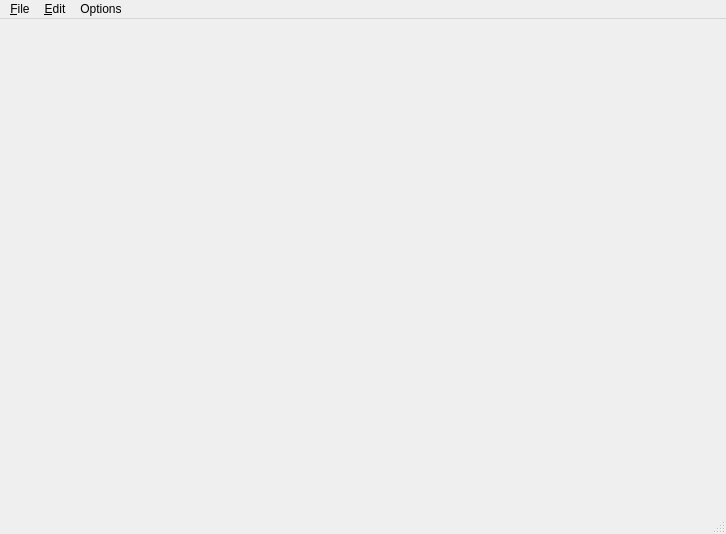
<?xml version="1.0" encoding="UTF-8"?>
<ui version="4.0">
 <class>MainWindow</class>
 <widget class="QMainWindow" name="MainWindow">
  <property name="geometry">
   <rect>
    <x>0</x>
    <y>0</y>
    <width>726</width>
    <height>534</height>
   </rect>
  </property>
  <property name="windowTitle">
   <string>MainWindow</string>
  </property>
  <widget class="QWidget" name="centralWidget">
   <layout class="QHBoxLayout" name="horizontalLayout">
    <property name="spacing">
     <number>0</number>
    </property>
    <property name="margin">
     <number>0</number>
    </property>
    <item>
     <widget class="Viewport" name="viewport" native="true"/>
    </item>
   </layout>
  </widget>
  <widget class="QMenuBar" name="menuBar">
   <property name="geometry">
    <rect>
     <x>0</x>
     <y>0</y>
     <width>726</width>
     <height>22</height>
    </rect>
   </property>
   <widget class="QMenu" name="menuFile">
    <property name="title">
     <string>&amp;File</string>
    </property>
    <addaction name="actionNewScene"/>
    <addaction name="actionSave"/>
    <addaction name="actionSaveAs"/>
    <addaction name="actionOpen"/>
    <addaction name="actionExit"/>
   </widget>
   <widget class="QMenu" name="menuOptions">
    <property name="title">
     <string>Options</string>
    </property>
    <addaction name="actionPreferences"/>
   </widget>
   <widget class="QMenu" name="menu_Edit">
    <property name="title">
     <string>&amp;Edit</string>
    </property>
    <addaction name="actionUndo"/>
    <addaction name="actionRedo"/>
   </widget>
   <addaction name="menuFile"/>
   <addaction name="menu_Edit"/>
   <addaction name="menuOptions"/>
  </widget>
  <widget class="QStatusBar" name="statusBar"/>
  <action name="actionNewSpline">
   <property name="text">
    <string>Spline</string>
   </property>
   <property name="shortcut">
    <string>Ctrl+S</string>
   </property>
  </action>
  <action name="actionSave">
   <property name="text">
    <string>&amp;Save</string>
   </property>
   <property name="shortcut">
    <string>Ctrl+S</string>
   </property>
  </action>
  <action name="actionSaveAs">
   <property name="text">
    <string>Save &amp;as ...</string>
   </property>
   <property name="shortcut">
    <string>Ctrl+Shift+S</string>
   </property>
  </action>
  <action name="actionOpen">
   <property name="text">
    <string>&amp;Open ...</string>
   </property>
   <property name="shortcut">
    <string>Ctrl+O</string>
   </property>
  </action>
  <action name="actionNewScene">
   <property name="text">
    <string>&amp;New Scene</string>
   </property>
   <property name="shortcut">
    <string>Ctrl+N</string>
   </property>
  </action>
  <action name="actionExit">
   <property name="text">
    <string>&amp;Exit</string>
   </property>
   <property name="shortcut">
    <string>Ctrl+Q</string>
   </property>
  </action>
  <action name="actionPreferences">
   <property name="text">
    <string>Preferences ...</string>
   </property>
  </action>
  <action name="actionUndo">
   <property name="text">
    <string>Undo</string>
   </property>
  </action>
  <action name="actionRedo">
   <property name="text">
    <string>Redo</string>
   </property>
  </action>
 </widget>
 <layoutdefault spacing="6" margin="11"/>
 <customwidgets>
  <customwidget>
   <class>Viewport</class>
   <extends>QWidget</extends>
   <header>viewport.h</header>
   <container>1</container>
  </customwidget>
 </customwidgets>
 <resources/>
 <connections/>
</ui>
